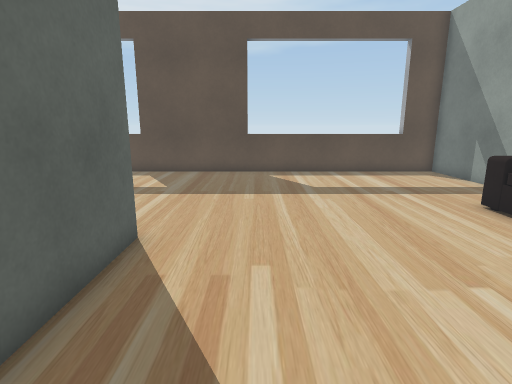
View 1 (above)

16 first-person views from a walk through a scene from a Unity 3-D project. The camera is 1.2 m above the floor, tilts 12° down and sees 80° across. The floor is counted in squares, 0.5 m on a side. Each view is taken from the middle of a square. On the plan, view 1 faces up. The plan holds only what a view shows up to about 19 squares ahead; the rest is blank. The place goes on beyond the plan. Some surface patterns are stand-ins.

View 2
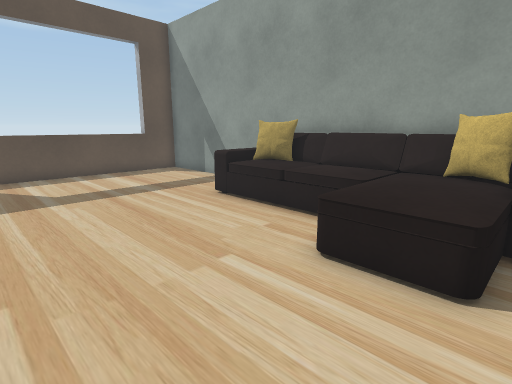

View 3
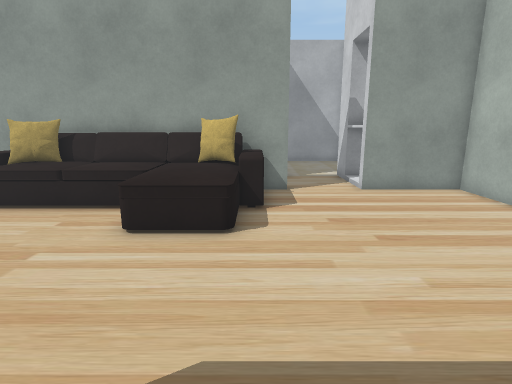

View 4
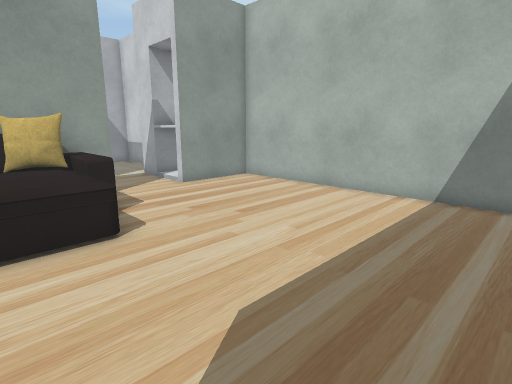

View 5
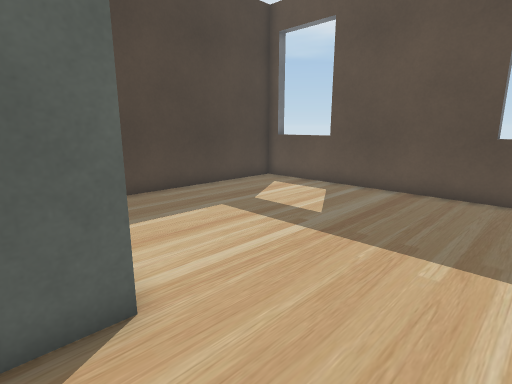

View 6
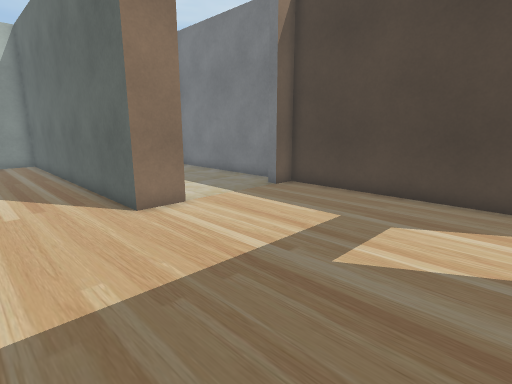

View 7
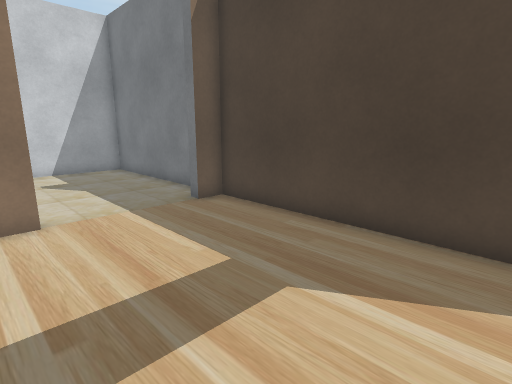

View 8
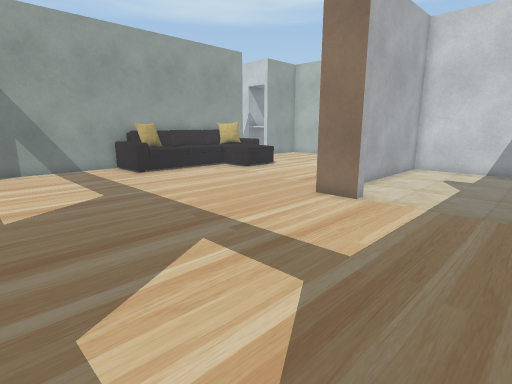

View 9
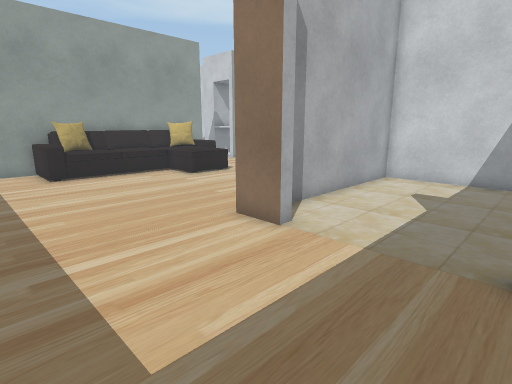

View 10
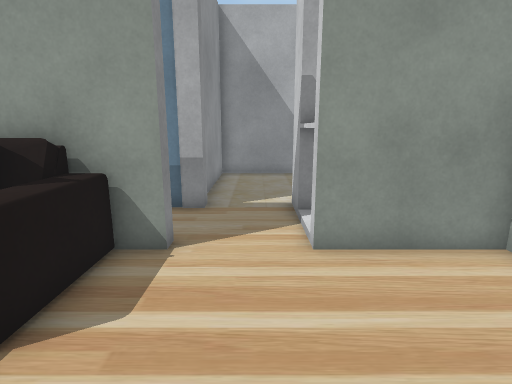

View 11
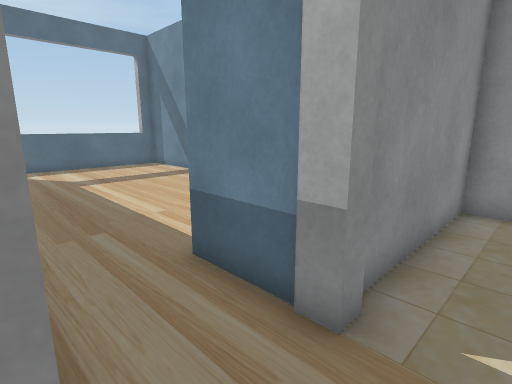

View 12
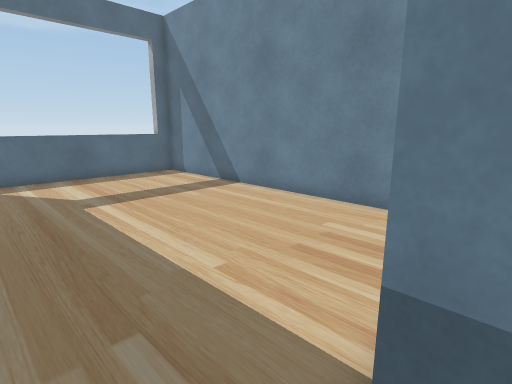

View 13
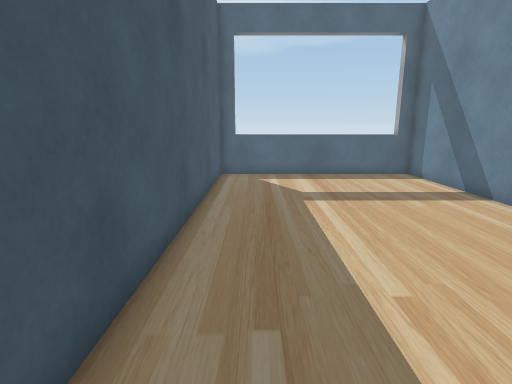

View 14
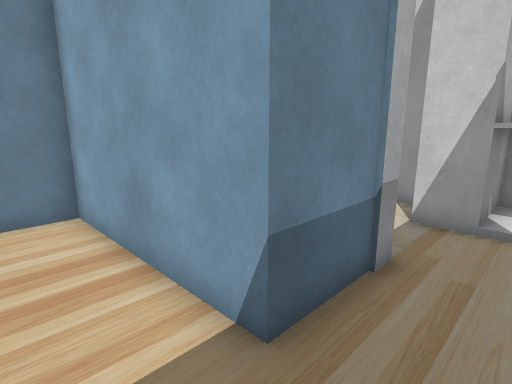

View 15
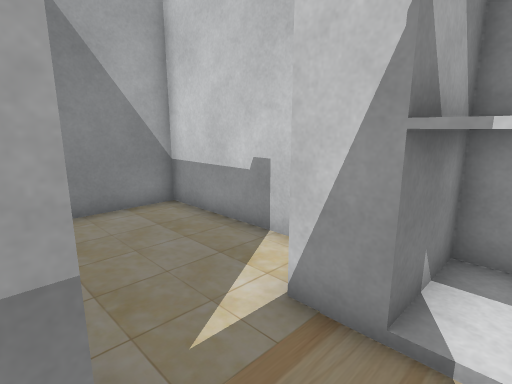

View 16
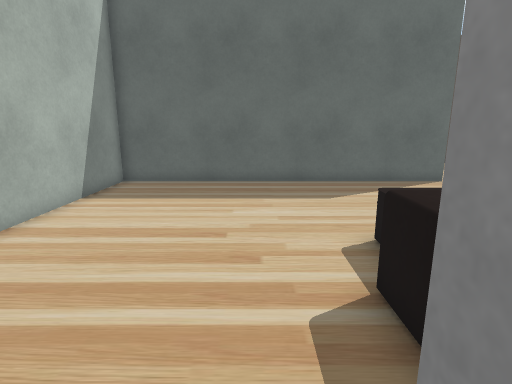

### Floor plan
Points are (right, up) in squares from view 1. A wall is a line through its corners. A room is listed if a view was taken in it or the views show most of it. See-through windows are left out.
Room 1 (views 1, 2, 3, 4, 5, 6, 7, 8, 9, 10)
walls: (-4.3, 6.4) (-2.6, 6.4) (-2.6, -8) (9.7, -8) (9.7, -4.1); (9.7, -1.2) (9.7, 16.8) (-9.8, 16.8) (-9.8, 6.4) (-8.8, 6.4)
ways out: opening at (10, -2.5) to room 2; opening at (-6.5, 6) to room 4
objects: sofa (5, 0) to (9, 9)
Room 2 (views 11, 12, 13, 15, 16)
walls: (13.5, -1.4) (13, -1.4) (13, 1.8); (10.3, -1.2) (9.7, -1.2); (14, -6.1) (19.9, -6.1) (19.9, -1.2) (13.9, -1.2); (9.7, -4.1) (13.5, -4.1); (11.2, -6.8) (12.1, -6.8) (12.1, -4.1)
ways out: opening at (10, -2.5) to room 1; opening at (11.5, 2.5) to room 3
Room 3 (view 14)
walls: (13, 1.8) (19.9, 1.8) (19.9, 16.8) (10.2, 16.8) (10.2, 2.8)
ways out: opening at (11.5, 2.5) to room 2
Room 4 (no view inside)
walls: (-9.8, 5.1) (-9.8, -2.9) (-3.1, -2.9) (-3.1, 4.5); (-4.3, 5.9) (-4.3, 6.4); (-8.8, 6.4) (-8.8, 5.9)
ways out: opening at (-6.5, 6) to room 1

Where each view was taken, in squares from view 1:
view 1: 0 up, 0 right, facing up
view 2: 0 up, 0 right, facing up-right
view 3: 0 up, 2 left, facing right
view 4: 3 up, 2 left, facing down-right
view 5: 5 up, 1 right, facing up-left
view 6: 15 up, 1 right, facing down-left
view 7: 15 up, 3 left, facing down-left
view 8: 16 up, 9 left, facing down-right
view 9: 12 up, 9 left, facing down-right
view 10: 3 down, 4 right, facing right
view 11: 3 down, 10 right, facing up-right
view 12: 1 up, 11 right, facing up-right
view 13: 1 up, 12 right, facing up
view 14: 4 up, 11 right, facing down-right
view 15: 1 down, 11 right, facing down-right
view 16: 2 down, 11 right, facing left
